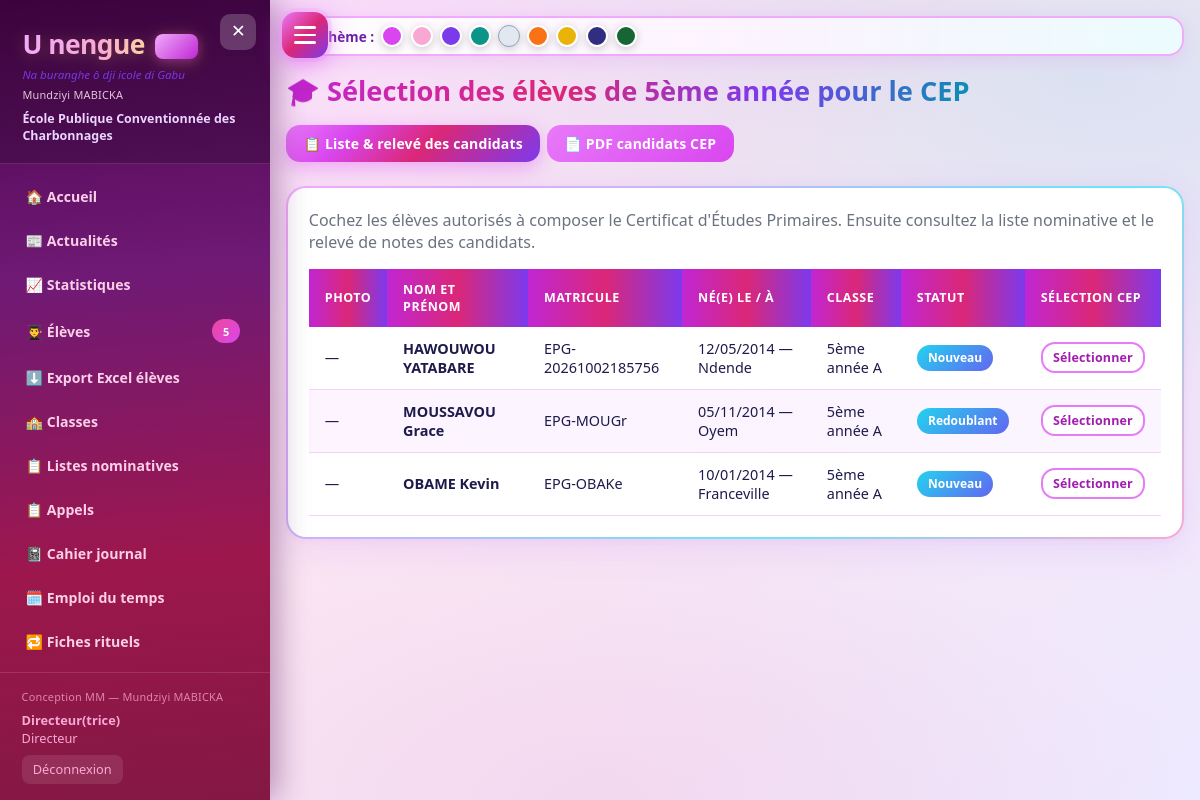
Screenshot of /cep (signed in) with the database file from the repository.
### app.py (models this page shows)
class SchoolSettings(db.Model):
    id = db.Column(db.Integer, primary_key=True)
    tenant_id = db.Column(db.Integer, db.ForeignKey('tenant.id'), nullable=True, index=True)
    school_name = db.Column(db.String(200), default='École Primaire')
    address = db.Column(db.String(300), default='')
    phone = db.Column(db.String(50), default='')
    email = db.Column(db.String(120), default='')
    province = db.Column(db.String(100), default='')
    circonscription = db.Column(db.String(100), default='')
    director_name = db.Column(db.String(120), default='')
    annee_scolaire = db.Column(db.String(20), default='2025-2026')
    sms_enabled = db.Column(db.Boolean, default=False)
    sms_provider = db.Column(db.String(50), default='twilio')  # twilio / manuel
    sms_account_sid = db.Column(db.String(120), default='')
    sms_auth_token = db.Column(db.String(120), default='')
    sms_from_number = db.Column(db.String(30), default='')
    smtp_enabled = db.Column(db.Boolean, default=False)
    smtp_host = db.Column(db.String(120), default='smtp.gmail.com')
    smtp_port = db.Column(db.Integer, default=587)
    smtp_user = db.Column(db.String(120), default='')
    smtp_password = db.Column(db.String(200), default='')
    smtp_from = db.Column(db.String(120), default='')
    smtp_use_tls = db.Column(db.Boolean, default=True)
    logo_path = db.Column(db.String(300), default='')
    logo2_path = db.Column(db.String(300), default='')
    logo3_path = db.Column(db.String(300), default='')
    logo4_path = db.Column(db.String(300), default='')

class Student(db.Model):
    id = db.Column(db.Integer, primary_key=True)
    tenant_id = db.Column(db.Integer, db.ForeignKey('tenant.id'), nullable=True, index=True)
    matricule = db.Column(db.String(50), unique=True)
    last_name = db.Column(db.String(80), nullable=False)
    first_name = db.Column(db.String(80), nullable=False)
    birth_date = db.Column(db.Date)
    birth_place = db.Column(db.String(150))  # Lieu de naissance
    gender = db.Column(db.String(10))
    class_id = db.Column(db.Integer, db.ForeignKey('class_room.id'))
    parent_name = db.Column(db.String(120))
    parent_phone = db.Column(db.String(50))
    parent_relation = db.Column(db.String(30), default='Père')
    address = db.Column(db.String(200))
    photo_path = db.Column(db.String(300))
    status = db.Column(db.String(20), default='Nouveau')  # Nouveau / Redoublant
    nationality = db.Column(db.String(50), default='Gabonaise')
    provenance = db.Column(db.String(50), default='meme_ecole')
    parent_pin = db.Column(db.String(20), default='')  # code espace parents
    is_handicapped = db.Column(db.Boolean, default=False)
    is_primal = db.Column(db.Boolean, default=False)  # Primaux arrivés
    cep_selected = db.Column(db.Boolean, default=False)
    cep_admis = db.Column(db.Boolean, default=False)
    annee_inscription = db.Column(db.String(20), default='2025-2026')
    created_at = db.Column(db.DateTime, default=datetime.utcnow)
    @property
    def full_name(self):
        return f"{self.last_name} {self.first_name}"

class ClassRoom(db.Model):
    id = db.Column(db.Integer, primary_key=True)
    tenant_id = db.Column(db.Integer, db.ForeignKey('tenant.id'), nullable=True, index=True)
    name = db.Column(db.String(80), nullable=False)
    level = db.Column(db.String(30))  # 1ère année ... 5ème année
    teacher = db.Column(db.String(120))
    students = db.relationship('Student', backref='classroom', lazy=True)

### app.py (the view)
@app.route('/cep')
@director_required
def cep():
    students = scoped_query(Student).join(ClassRoom).filter(
        ClassRoom.level == '5ème année'
    ).order_by(Student.last_name).all()
    return render_template('cep.html', students=students)

### app.py (called while the page is built, shortened)
def director_required(f):
    @wraps(f)
    def decorated(*args, **kwargs):
        if 'user_id' not in session:
            flash('Veuillez vous connecter.', 'warning')
            return redirect(url_for('login'))
        if session.get('role') not in ('Directeur', 'Createur') and not session.get('is_creator'):
            flash('Accès réservé au directeur.', 'danger')
            return redirect(url_for('dashboard'))
        return f(*args, **kwargs)
    return decorated

def current_tenant_id():
    if session.get('is_creator'):
        return session.get('view_tenant_id')  # optionnel : voir une école
    return session.get('tenant_id')

def scoped_query(model):
    q = model.query
    if not hasattr(model, 'tenant_id'):
        return q
    if session.get('is_creator') and not session.get('view_tenant_id'):
        return q  # créateur voit tout
    tid = current_tenant_id()
    if tid is None:
        return q.filter(model.tenant_id == -1)  # rien
    return q.filter(model.tenant_id == tid)

@app.before_request
def before_request_migrate():
    global _schema_ready

@app.context_processor
def inject_globals():
    try:
        settings = scoped_query(SchoolSettings).first()
        students_count = scoped_query(Student).count()
    except Exception:
        settings = None
        students_count = 0
    return dict(settings=settings, students_count=students_count,
                mastery_class=mastery_class, COMPETENCES=COMPETENCES,
                NIVEAUX=NIVEAUX, PALIERS=PALIERS,
                theme=session.get('theme', 'fuchsia'))

### templates/cep.html (shortened to what this page needs)
{% extends "base.html" %}
{% block content %}
<div class="page-header">
    <h2>🎓 Sélection des élèves de 5ème année pour le CEP</h2>
    <div class="btn-group">
        <a href="{{ url_for('cep_candidats') }}" class="btn btn-primary">📋 Liste &amp; relevé des candidats</a>
        <a href="{{ url_for('cep_candidats_pdf') }}" class="btn btn-fuchsia">📄 PDF candidats CEP</a>
    </div>
</div>
<div class="card">
    <p style="margin-bottom:1rem;color:#6b7280">Cochez les élèves autorisés à composer le Certificat d'Études Primaires. Ensuite consultez la liste nominative et le relevé de notes des candidats.</p>
    <div class="table-wrap">
        <table>
            <thead><tr><th>Photo</th><th>Nom et Prénom</th><th>Matricule</th><th>Né(e) le / à</th><th>Classe</th><th>Statut</th><th>Sélection CEP</th></tr></thead>
            <tbody>
            {% for s in students %}
            <tr style="{% if s.cep_selected %}background:#f5d0fe{% endif %}">
                <td>{% if s.photo_path %}<img src="{{ url_for('static', filename=s.photo_path) }}" style="width:36px;height:42px;object-fit:cover;border-radius:4px">{% else %}—{% endif %}</td>
                <td><strong>{{ s.full_name }}</strong></td>
                <td>{{ s.matricule or '—' }}</td>
                <td>{{ s.birth_date.strftime('%d/%m/%Y') if s.birth_date else '—' }} — {{ s.birth_place or '' }}</td>
                <td>{{ s.classroom.name if s.classroom else '—' }}</td>
                <td><span class="badge badge-info">{{ s.status }}</span></td>
                <td>
                    <a href="{{ url_for('cep_toggle', id=s.id) }}" class="btn btn-sm {% if s.cep_selected %}btn-success{% else %}btn-outline{% endif %}">
                        {% if s.cep_selected %}✓ Sélectionné{% else %}Sélectionner{% endif %}
                    </a>
                </td>
            </tr>
            {% else %}
            <tr><td colspan="7" style="text-align:center;padding:2rem">Aucun élève de 5ème année</td></tr>
            {% endfor %}
            </tbody>
        </table>
    </div>
</div>
{% endblock %}

### templates/base.html (shortened to what this page needs)
<!DOCTYPE html>
<html lang="fr" data-theme="{{ theme|default("fuchsia") }}">
<head>
    <link rel="stylesheet" href="{{ url_for('static', filename='css/style.css') }}">
</head>
<body>
    <button type="button" class="menu-fab" id="menuToggle" aria-label="Menu">
        <span></span><span></span><span></span>
    </button>
    <aside class="sidebar" id="sidebar">
        <div class="sidebar-header">
            <button type="button" class="menu-close" id="menuClose" aria-label="Fermer">✕</button>
            <h1>U nengue <span class="mm-badge">MM</span></h1>
            <div class="subtitle">Na buranghe ô dji icole di Gabu</div>
            <div class="mm-credit" style="opacity:0.85;margin-top:0.25rem">Mundziyi MABICKA</div>
            <div class="school-name">{{ settings.school_name if settings else 'École Primaire' }}</div>
        </div>
        <nav class="sidebar-nav">
            <a href="{{ url_for('dashboard') }}" class="nav-item {% if request.endpoint == 'dashboard' %}active{% endif %}">🏠 Accueil</a>
            <a href="{{ url_for('actualites') }}" class="nav-item {% if request.endpoint and 'actualite' in request.endpoint %}active{% endif %}">📰 Actualités</a>
            <a href="{{ url_for('statistiques') }}" class="nav-item {% if request.endpoint and 'statistique' in request.endpoint %}active{% endif %}">📈 Statistiques</a>
            <a href="{{ url_for('eleves') }}" class="nav-item {% if 'eleve' in (request.endpoint or '') %}active{% endif %}">👨‍🎓 Élèves <span class="badge">{{ students_count }}</span></a>
            <a href="{{ url_for('export_eleves_xlsx') }}" class="nav-item">⬇️ Export Excel élèves</a>
            {% if session.get('role') == 'Directeur' %}
            <a href="{{ url_for('classes') }}" class="nav-item {% if 'classe' in (request.endpoint or '') %}active{% endif %}">🏫 Classes</a>
            {% endif %}
            <a href="{{ url_for('listes') }}" class="nav-item {% if 'liste' in (request.endpoint or '') %}active{% endif %}">📋 Listes nominatives</a>
            <a href="{{ url_for('appels') }}" class="nav-item {% if request.endpoint and 'appel' in request.endpoint %}active{% endif %}">📋 Appels</a>
            <a href="{{ url_for('cahier_journal') }}" class="nav-item {% if request.endpoint and 'cahier' in request.endpoint %}active{% endif %}">📓 Cahier journal</a>
            <a href="{{ url_for('emploi_du_temps') }}" class="nav-item {% if request.endpoint and 'emploi' in (request.endpoint or '') %}active{% endif %}">🗓️ Emploi du temps</a>
            <a href="{{ url_for('fiches_rituels') }}" class="nav-item {% if request.endpoint and 'rituel' in (request.endpoint or '') %}active{% endif %}">🔁 Fiches rituels</a>
            <a href="{{ url_for('fiches_preparation') }}" class="nav-item {% if request.endpoint and 'preparation' in (request.endpoint or '') %}active{% endif %}">📝 Préparations</a>
        </nav>
        <div class="sidebar-footer">
            <div class="mm-credit">Conception MM — Mundziyi MABICKA</div>
            <div><strong>{{ session.get('full_name', '') }}</strong></div>
            <div>{{ session.get('role', '') }}</div>
            <a href="{{ url_for('logout') }}" class="sidebar-logout">Déconnexion</a>
        </div>
    </aside>
    <main class="main" id="mainContent">
        <div class="theme-bar-top">
            <span>🎨 Thème :</span>
            <a href="{{ url_for('set_theme', name='fuchsia') }}" class="theme-dot" style="background:#d946ef" title="Fuchsia"></a>
            <a href="{{ url_for('set_theme', name='maternelle-pastel') }}" class="theme-dot" style="background:#f9a8d4" title="Maternelle"></a>
            <a href="{{ url_for('set_theme', name='mauve-spatial') }}" class="theme-dot" style="background:#7c3aed" title="Mauve"></a>
            <a href="{{ url_for('set_theme', name='emeraude-mer') }}" class="theme-dot" style="background:#0d9488" title="Émeraude"></a>
            <a href="{{ url_for('set_theme', name='cristal-miranda') }}" class="theme-dot" style="background:#e2e8f0;border:1px solid #94a3b8" title="Cristal"></a>
            <a href="{{ url_for('set_theme', name='orange-vert') }}" class="theme-dot" style="background:#f97316" title="Orange"></a>
            <a href="{{ url_for('set_theme', name='soleil-or') }}" class="theme-dot" style="background:#eab308" title="Soleil"></a>
            <a href="{{ url_for('set_theme', name='nuit-indigo') }}" class="theme-dot" style="background:#312e81" title="Indigo"></a>
            <a href="{{ url_for('set_theme', name='foret-okoume') }}" class="theme-dot" style="background:#166534" title="Forêt"></a>
        </div>
        <div class="page-body">
            {% block content %}{% endblock %}
        </div>
    </main>
</body>
</html>

### rows the page displays
SchoolSettings: school_name "École Publique Conventionnée des Charbonnages"
Student: full_name "HAWOUWOU YATABARE", matricule "EPG-20261002185756", birth_date "12/05/2014", birth_place "Ndende", classroom "5ème année A", status "Nouveau", cep_selected "Sélectionner"
Student: full_name "MOUSSAVOU Grace", matricule "EPG-MOUGr", birth_date "05/11/2014", birth_place "Oyem", classroom "5ème année A", status "Redoublant", cep_selected "Sélectionner"
Student: full_name "OBAME Kevin", matricule "EPG-OBAKe", birth_date "10/01/2014", birth_place "Franceville", classroom "5ème année A", status "Nouveau", cep_selected "Sélectionner"

### other values shown
{{ students_count }} "5"
{{ session.get('full_name', '') }} "Directeur(trice)"
{{ session.get('role', '') }} "Directeur"
